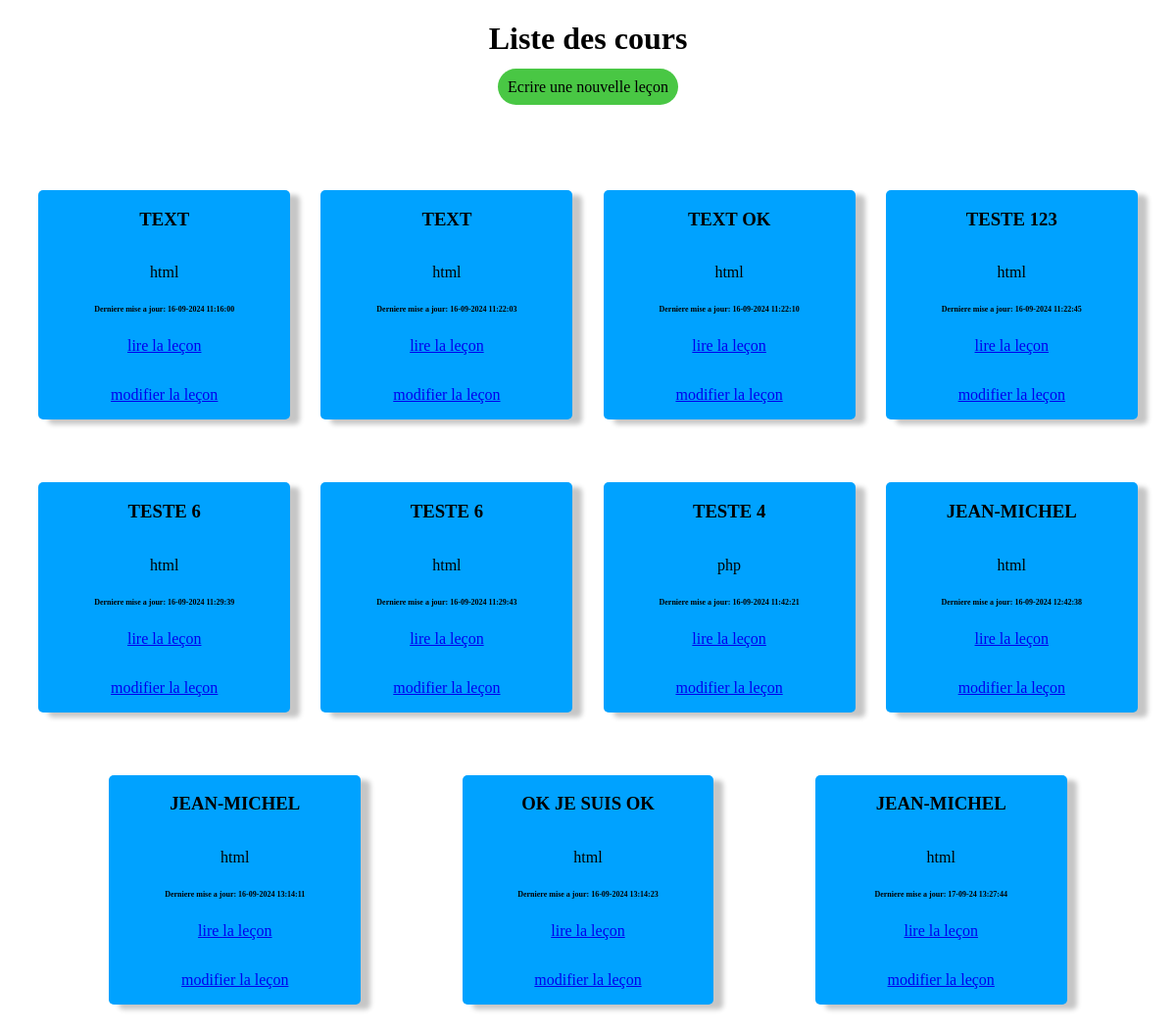
Before: / with the older database file.
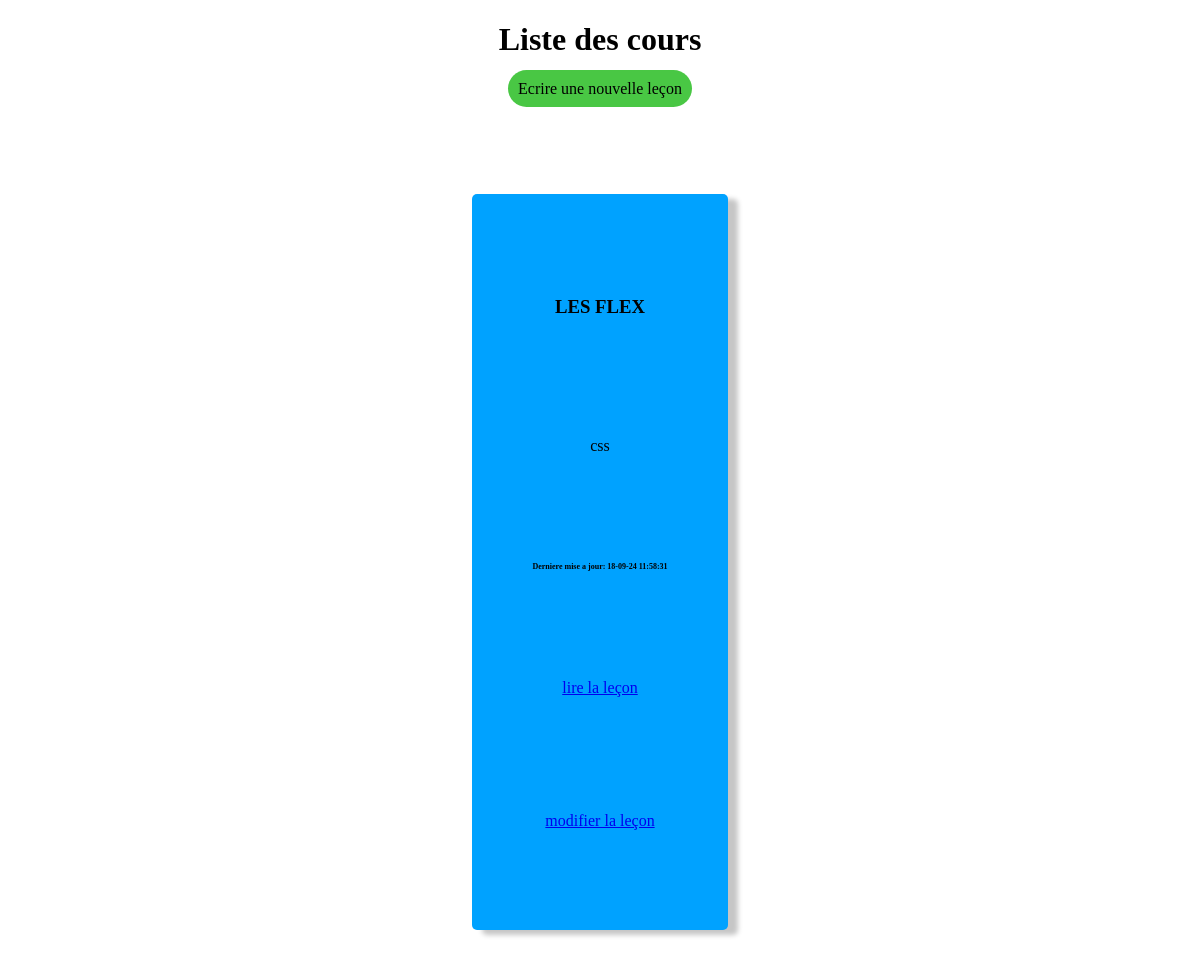
After: the same page with the newer database file.
### tables this page shows
CREATE TABLE "lesson" (
	"lesson_id"	INTEGER,
	"lesson_name"	TEXT,
	"lesson_category"	TEXT,
	"lesson_content"	TEXT,
	"lesson_modify_at"	TEXT,
	PRIMARY KEY("lesson_id" AUTOINCREMENT)
);

### index.php (the view, shortened to what this page needs)
<?php
    $pdo = new PDO('sqlite:'.dirname(__FILE__).'/data.sqlite');
    $pdo->setAttribute(PDO::ATTR_DEFAULT_FETCH_MODE, PDO::FETCH_ASSOC);
    $sql = "SELECT * FROM lesson ";
    $stmt = $pdo->query($sql);
    $lessons =$stmt->fetchAll();
?>
<!DOCTYPE html>
<html lang="fr">
<head>
    <link rel="stylesheet" href="css/style.css">
</head>
<body>
    <h1 class = "center">Liste des cours</h1>
    <div class="center">
    <a class="lien-bouton" href="new_lesson.php">Ecrire une nouvelle leçon</a>
    </div>
    <div class= "container">
      <?php
        foreach($lessons as $lesson ){
            $maj = mb_strtoupper($lesson['lesson_name']);
            echo
            "<div class= 'flex-test container-vertical'>
                 <h3 classe='center'>$maj</h3>
                 <p >$lesson[lesson_category]</p>
                 <p class='date'> Derniere mise a jour: $lesson[lesson_modify_at]</p>
                 <p ><a href='lesson_read.php?id=$lesson[lesson_id]'>lire la leçon</a></p>
                <p ><a href='lesson.php?id=$lesson[lesson_id]'>modifier la leçon</a></p>
        </div>";
        }
    ?>
    </div>
</body>
</html>

### css/style.css (style rules this page uses)
.lien-bouton { text-decoration: none; color: black; background-color: #49c744; padding: 10px; border-radius: 30px; }
.center { text-align: center; }
.container { margin-top: 4em; min-height: 100vh; width: 100%; display: flex; justify-content: space-evenly; flex-wrap: wrap; }
.flex-test { width: 19%; height: 150px; background-color: rgb(0, 162, 255); border-radius: 5px; box-shadow: 10px 5px 5px #c6c6c6; }
.date { text-align:left; font-size: 0.5em; font-weight: bold; }
.container-vertical { display: flex; flex-direction: column; justify-content:space-evenly ; align-items: center; height: auto; margin: 2em 0 ; padding: 0 1em; }

Changed rows visible on the page:
removed lesson: lesson_name "TEXT", lesson_category "html", lesson_modify_at "16-09-2024 11:16:00"
removed lesson: lesson_name "TEXT", lesson_category "html", lesson_modify_at "16-09-2024 11:22:03"
removed lesson: lesson_name "TEXT OK", lesson_category "html", lesson_modify_at "16-09-2024 11:22:10"
removed lesson: lesson_name "TESTE 123", lesson_category "html", lesson_modify_at "16-09-2024 11:22:45"
removed lesson: lesson_name "TESTE 6", lesson_category "html", lesson_modify_at "16-09-2024 11:29:39"
removed lesson: lesson_name "TESTE 6", lesson_category "html", lesson_modify_at "16-09-2024 11:29:43"
removed lesson: lesson_name "TESTE 4", lesson_category "php", lesson_modify_at "16-09-2024 11:42:21"
removed lesson: lesson_name "JEAN-MICHEL", lesson_category "html", lesson_modify_at "16-09-2024 12:42:38"
removed lesson: lesson_name "JEAN-MICHEL", lesson_category "html", lesson_modify_at "16-09-2024 13:14:11"
removed lesson: lesson_name "OK JE SUIS OK", lesson_category "html", lesson_modify_at "16-09-2024 13:14:23"
removed lesson: lesson_name "JEAN-MICHEL", lesson_category "html", lesson_modify_at "17-09-24 13:27:44"
added lesson: lesson_name "LES FLEX", lesson_category "css", lesson_modify_at "18-09-24 11:58:31"
